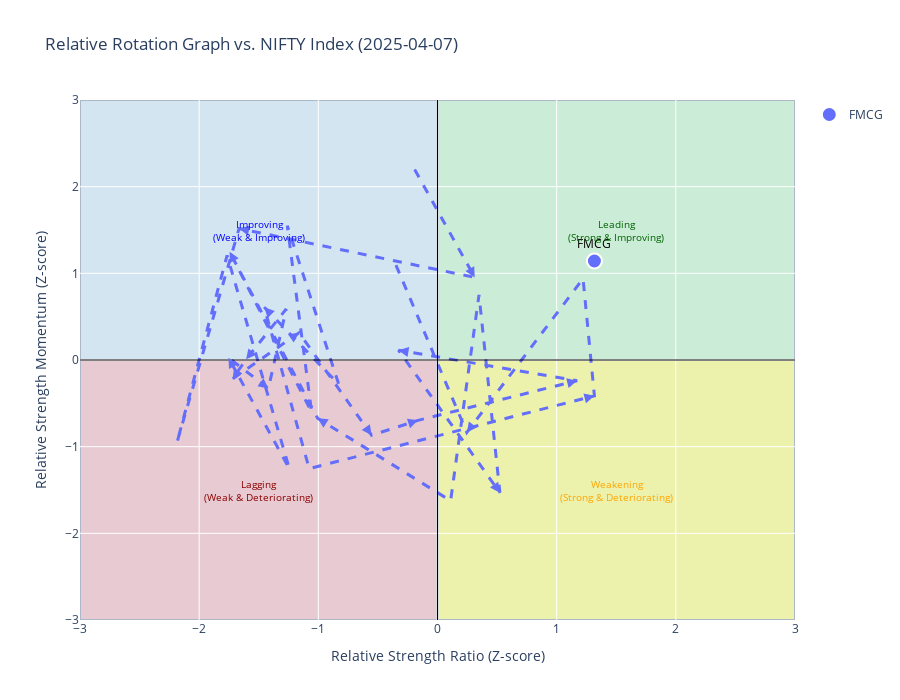

Here is the notebook cell this chart was saved with:
### Code cell
import pandas as pd
import numpy as np
import plotly.graph_objects as go
from scipy.stats import zscore
import plotly.express as px

# Load the Excel data
df = pd.read_excel("rrg_sectoral.xlsx", parse_dates=["DATES"], index_col="DATES")

# Define sectors and benchmark
sectors = ["FMCG"]
#sectors = ["Auto", "Bank", "Chemicals", "Consumer Durables", "FMCG", "Healthcare", "Pharma", "IT", "Metal"]
benchmark = "NIFTY Index"
slice_window = 5
# Calculate Relative Strength Ratio (price of sector / price of benchmark)
rs_ratios = df[sectors].div(df[benchmark], axis=0)
short_period = 5
rs_ratios =rs_ratios.iloc[::slice_window]
rs_momentum = (rs_ratios / rs_ratios.shift(short_period) - 1) * 100
rs_momentum = rs_momentum.iloc[::slice_window]
rolling_window = 12

rs_ratios_normalized = rs_ratios.rolling(window=rolling_window).apply(
    lambda x: (x.iloc[-1] - x.mean()) / x.std() if len(x.dropna()) > 1 else 0
)
# Chop off the in-betweens: keep only points at each 7-day interval, starting from the latest date backwards
# rs_ratios_normalized = rs_ratios_normalized.iloc[::-1].iloc[::7].iloc[::-1]
# rs_ratios_normalized = rs_ratios_normalized.iloc[::slice_window]  # Reverse, slice every 7th, reverse back
print(rs_ratios_normalized)
rs_momentum_normalized = rs_momentum.rolling(window=rolling_window).apply(
    lambda x: (x.iloc[-1] - x.mean()) / x.std() if len(x.dropna()) > 1 else 0
)
# Chop off the in-betweens: keep only points at each 7-day interval, starting from the latest date backwards
# rs_momentum_normalized = rs_momentum_normalized.iloc[::-1].iloc[::7].iloc[::-1]
# rs_momentum_normalized = rs_momentum_normalized.iloc[::slice_window]
# Select the latest date for the plot
target_date = rs_momentum_normalized.index[-1]
rs_ratios_latest = rs_ratios_normalized.loc[target_date]
rs_momentum_latest = rs_momentum_normalized.loc[target_date]

# Create the RRG plot
fig = go.Figure()

# Define colors for sectors to ensure distinct visuals
colors = px.colors.qualitative.Plotly[:len(sectors)]

# Plot scatter points and tails for each sector
for sector, color in zip(sectors, colors):
    # Tail: Plot the last 21 days (approx. 1 month) for trend
    tail_length = 30
    tail_data_rs = rs_ratios_normalized[sector][-tail_length:].dropna()
    tail_data_momentum = rs_momentum_normalized[sector][-tail_length:].dropna()
    
    if len(tail_data_rs) > 1:
        # Plot the tail line
        fig.add_trace(
            go.Scatter(
                x=tail_data_rs,
                y=tail_data_momentum,
                mode="lines",
                line=dict(color=color, width=3, dash="dash"),
                showlegend=False,
                name=f"{sector}_tail"
            )
        )
        
        # Add arrows along the path to show direction
        # Calculate arrow positions (every few points along the tail)
        arrow_interval = max(1,0)  # Show ~5 arrows max
        
        for i in range(arrow_interval, len(tail_data_rs), arrow_interval):
            if i < len(tail_data_rs) - 1:
                # Current and next points
                x1, y1 = tail_data_rs.iloc[i-1], tail_data_momentum.iloc[i-1]
                x2, y2 = tail_data_rs.iloc[i], tail_data_momentum.iloc[i]
                
                # Calculate arrow direction
                dx = x2 - x1
                dy = y2 - y1
                
                # Normalize arrow length
                arrow_length = 0.1
                if dx != 0 or dy != 0:
                    length = np.sqrt(dx**2 + dy**2)
                    if length > 0:
                        dx_norm = (dx / length) * arrow_length
                        dy_norm = (dy / length) * arrow_length
                        
                        # Add arrow annotation
                        fig.add_annotation(
                            x=x2,
                            y=y2,
                            ax=x2 - dx_norm,
                            ay=y2 - dy_norm,
                            xref="x",
                            yref="y",
                            axref="x",
                            ayref="y",
                            showarrow=True,
                            arrowhead=2,
                            arrowsize=1,
                            arrowwidth=2,
                            arrowcolor=color,
                            bgcolor="rgba(0,0,0,0)",
                            bordercolor="rgba(0,0,0,0)"
                        )
    
    # Scatter point for the latest date (current position)
    fig.add_trace(
        go.Scatter(
            x=[rs_ratios_latest[sector]],
            y=[rs_momentum_latest[sector]],
            mode="markers+text",
            name=sector,
            marker=dict(size=15, color=color, symbol="circle", 
                       line=dict(width=2, color="white")),
            text=[sector],
            textposition="top center",
            textfont=dict(size=12, color="black")
        )
    )
    
    # Add a larger arrow at the very end to show most recent direction
    if len(tail_data_rs) > 1:
        # Last two points for final direction
        x1, y1 = tail_data_rs.iloc[-2], tail_data_momentum.iloc[-2]
        x2, y2 = tail_data_rs.iloc[-1], tail_data_momentum.iloc[-1]
        
        dx = x2 - x1
        dy = y2 - y1
        
        if dx != 0 or dy != 0:
            length = np.sqrt(dx**2 + dy**2)
            if length > 0:
                arrow_length = 0.15
                dx_norm = (dx / length) * arrow_length
                dy_norm = (dy / length) * arrow_length
                
                fig.add_annotation(
                    x=x2,
                    y=y2,
                    ax=x2 - dx_norm,
                    ay=y2 - dy_norm,
                    xref="x",
                    yref="y",
                    axref="x",
                    ayref="y",
                    showarrow=True,
                    arrowhead=3,
                    arrowsize=2,
                    arrowwidth=3,
                    arrowcolor=color,
                    bgcolor="rgba(0,0,0,0)",
                    bordercolor="rgba(0,0,0,0)"
                )

# Add quadrant lines and background colors
fig.add_shape(type="line", x0=0, y0=-3, x1=0, y1=3, line=dict(color="black", width=1))
fig.add_shape(type="line", x0=-3, y0=0, x1=3, y1=0, line=dict(color="black", width=1))

# Add colored quadrant backgrounds
fig.add_shape(type="rect", x0=0, y0=0, x1=3, y1=3, fillcolor="lightgreen", opacity=0.3, layer="below")
fig.add_shape(type="rect", x0=0, y0=0, x1=3, y1=-3, fillcolor="yellow", opacity=0.3, layer="below")
fig.add_shape(type="rect", x0=0, y0=0, x1=-3, y1=-3, fillcolor="lightcoral", opacity=0.3, layer="below")
fig.add_shape(type="rect", x0=0, y0=0, x1=-3, y1=3, fillcolor="lightblue", opacity=0.3, layer="below")

# Add quadrant labels
fig.add_annotation(x=1.5, y=1.5, text="Leading<br>(Strong & Improving)", 
                  showarrow=False, font=dict(size=10, color="darkgreen"))
fig.add_annotation(x=1.5, y=-1.5, text="Weakening<br>(Strong & Deteriorating)", 
                  showarrow=False, font=dict(size=10, color="orange"))
fig.add_annotation(x=-1.5, y=-1.5, text="Lagging<br>(Weak & Deteriorating)", 
                  showarrow=False, font=dict(size=10, color="darkred"))
fig.add_annotation(x=-1.5, y=1.5, text="Improving<br>(Weak & Improving)", 
                  showarrow=False, font=dict(size=10, color="blue"))

# Update layout
fig.update_layout(
    title=f"Relative Rotation Graph vs. {benchmark} ({target_date.strftime('%Y-%m-%d')})",
    xaxis_title="Relative Strength Ratio (Z-score)",
    yaxis_title="Relative Strength Momentum (Z-score)",
    showlegend=True,
    width=900,
    height=700,
    xaxis=dict(range=[-3, 3], zeroline=True),
    yaxis=dict(range=[-3, 3], zeroline=True)
)

# Show plot
fig.show()
#curvature and toggle , application

### Figure 1 — Plotly figure (JSON) as saved in the notebook; plotly's stock layout.template omitted (floating-point values rounded to 4 significant figures)
{"data": [{"line": {"color": "#636EFA", "dash": "dash", "width": 3}, "mode": "lines", "name": "FMCG_tail", "showlegend": false, "type": "scatter", "x": [-0.1919, 0.3122, -1.665, -2.187, -1.766, -1.243, -1.754, -1.419, -1.27, -1.606, -1.72, -1.162, -0.5531, -0.1634, 1.172, -0.3271, 0.5237, 0.3482, 0.1101, -1.006, -1.744, -1.056, -1.261, -0.8285, -1.454, -1.077, 1.317, 1.221, 0.2461, -0.3631], "y": [2.198, 0.9532, 1.517, -0.9536, 1.206, -1.256, 0.02542, -0.3277, 0.5881, 0.007461, -0.2178, 0.3147, -0.8677, -0.6966, -0.2385, 0.112, -1.531, 0.7506, -1.624, -0.6711, 1.248, -0.6025, 1.551, -0.281, 0.6089, -1.254, -0.4132, 0.939, -0.8354, 1.142]}, {"marker": {"color": "#636EFA", "line": {"color": "white", "width": 2}, "size": 15, "symbol": "circle"}, "mode": "markers+text", "name": "FMCG", "text": ["FMCG"], "textfont": {"color": "black", "size": 12}, "textposition": "top center", "type": "scatter", "x": [1.317], "y": [1.142]}], "layout": {"annotations": [{"arrowcolor": "#636EFA", "arrowhead": 2, "arrowsize": 1, "arrowwidth": 2, "ax": 0.2746, "axref": "x", "ay": 1.046, "ayref": "y", "bgcolor": "rgba(0,0,0,0)", "bordercolor": "rgba(0,0,0,0)", "showarrow": true, "x": 0.3122, "xref": "x", "y": 0.9532, "yref": "y"}, {"arrowcolor": "#636EFA", "arrowhead": 2, "arrowsize": 1, "arrowwidth": 2, "ax": -1.569, "axref": "x", "ay": 1.49, "ayref": "y", "bgcolor": "rgba(0,0,0,0)", "bordercolor": "rgba(0,0,0,0)", "showarrow": true, "x": -1.665, "xref": "x", "y": 1.517, "yref": "y"}, {"arrowcolor": "#636EFA", "arrowhead": 2, "arrowsize": 1, "arrowwidth": 2, "ax": -2.166, "axref": "x", "ay": -0.8558, "ayref": "y", "bgcolor": "rgba(0,0,0,0)", "bordercolor": "rgba(0,0,0,0)", "showarrow": true, "x": -2.187, "xref": "x", "y": -0.9536, "yref": "y"}, {"arrowcolor": "#636EFA", "arrowhead": 2, "arrowsize": 1, "arrowwidth": 2, "ax": -1.785, "axref": "x", "ay": 1.108, "ayref": "y", "bgcolor": "rgba(0,0,0,0)", "bordercolor": "rgba(0,0,0,0)", "showarrow": true, "x": -1.766, "xref": "x", "y": 1.206, "yref": "y"}, {"arrowcolor": "#636EFA", "arrowhead": 2, "arrowsize": 1, "arrowwidth": 2, "ax": -1.263, "axref": "x", "ay": -1.159, "ayref": "y", "bgcolor": "rgba(0,0,0,0)", "bordercolor": "rgba(0,0,0,0)", "showarrow": true, "x": -1.243, "xref": "x", "y": -1.256, "yref": "y"}, {"arrowcolor": "#636EFA", "arrowhead": 2, "arrowsize": 1, "arrowwidth": 2, "ax": -1.717, "axref": "x", "ay": -0.06747, "ayref": "y", "bgcolor": "rgba(0,0,0,0)", "bordercolor": "rgba(0,0,0,0)", "showarrow": true, "x": -1.754, "xref": "x", "y": 0.02542, "yref": "y"}, {"arrowcolor": "#636EFA", "arrowhead": 2, "arrowsize": 1, "arrowwidth": 2, "ax": -1.488, "axref": "x", "ay": -0.2551, "ayref": "y", "bgcolor": "rgba(0,0,0,0)", "bordercolor": "rgba(0,0,0,0)", "showarrow": true, "x": -1.419, "xref": "x", "y": -0.3277, "yref": "y"}, {"arrowcolor": "#636EFA", "arrowhead": 2, "arrowsize": 1, "arrowwidth": 2, "ax": -1.286, "axref": "x", "ay": 0.4894, "ayref": "y", "bgcolor": "rgba(0,0,0,0)", "bordercolor": "rgba(0,0,0,0)", "showarrow": true, "x": -1.27, "xref": "x", "y": 0.5881, "yref": "y"}, {"arrowcolor": "#636EFA", "arrowhead": 2, "arrowsize": 1, "arrowwidth": 2, "ax": -1.556, "axref": "x", "ay": 0.09399, "ayref": "y", "bgcolor": "rgba(0,0,0,0)", "bordercolor": "rgba(0,0,0,0)", "showarrow": true, "x": -1.606, "xref": "x", "y": 0.007461, "yref": "y"}, {"arrowcolor": "#636EFA", "arrowhead": 2, "arrowsize": 1, "arrowwidth": 2, "ax": -1.675, "axref": "x", "ay": -0.1286, "ayref": "y", "bgcolor": "rgba(0,0,0,0)", "bordercolor": "rgba(0,0,0,0)", "showarrow": true, "x": -1.72, "xref": "x", "y": -0.2178, "yref": "y"}, {"arrowcolor": "#636EFA", "arrowhead": 2, "arrowsize": 1, "arrowwidth": 2, "ax": -1.234, "axref": "x", "ay": 0.2456, "ayref": "y", "bgcolor": "rgba(0,0,0,0)", "bordercolor": "rgba(0,0,0,0)", "showarrow": true, "x": -1.162, "xref": "x", "y": 0.3147, "yref": "y"}, {"arrowcolor": "#636EFA", "arrowhead": 2, "arrowsize": 1, "arrowwidth": 2, "ax": -0.5989, "axref": "x", "ay": -0.7788, "ayref": "y", "bgcolor": "rgba(0,0,0,0)", "bordercolor": "rgba(0,0,0,0)", "showarrow": true, "x": -0.5531, "xref": "x", "y": -0.8677, "yref": "y"}, {"arrowcolor": "#636EFA", "arrowhead": 2, "arrowsize": 1, "arrowwidth": 2, "ax": -0.2549, "axref": "x", "ay": -0.7368, "ayref": "y", "bgcolor": "rgba(0,0,0,0)", "bordercolor": "rgba(0,0,0,0)", "showarrow": true, "x": -0.1634, "xref": "x", "y": -0.6966, "yref": "y"}, {"arrowcolor": "#636EFA", "arrowhead": 2, "arrowsize": 1, "arrowwidth": 2, "ax": 1.077, "axref": "x", "ay": -0.2709, "ayref": "y", "bgcolor": "rgba(0,0,0,0)", "bordercolor": "rgba(0,0,0,0)", "showarrow": true, "x": 1.172, "xref": "x", "y": -0.2385, "yref": "y"}, {"arrowcolor": "#636EFA", "arrowhead": 2, "arrowsize": 1, "arrowwidth": 2, "ax": -0.2297, "axref": "x", "ay": 0.08925, "ayref": "y", "bgcolor": "rgba(0,0,0,0)", "bordercolor": "rgba(0,0,0,0)", "showarrow": true, "x": -0.3271, "xref": "x", "y": 0.112, "yref": "y"}, {"arrowcolor": "#636EFA", "arrowhead": 2, "arrowsize": 1, "arrowwidth": 2, "ax": 0.4778, "axref": "x", "ay": -1.442, "ayref": "y", "bgcolor": "rgba(0,0,0,0)", "bordercolor": "rgba(0,0,0,0)", "showarrow": true, "x": 0.5237, "xref": "x", "y": -1.531, "yref": "y"}, {"arrowcolor": "#636EFA", "arrowhead": 2, "arrowsize": 1, "arrowwidth": 2, "ax": 0.3559, "axref": "x", "ay": 0.6509, "ayref": "y", "bgcolor": "rgba(0,0,0,0)", "bordercolor": "rgba(0,0,0,0)", "showarrow": true, "x": 0.3482, "xref": "x", "y": 0.7506, "yref": "y"}, {"arrowcolor": "#636EFA", "arrowhead": 2, "arrowsize": 1, "arrowwidth": 2, "ax": 0.1201, "axref": "x", "ay": -1.525, "ayref": "y", "bgcolor": "rgba(0,0,0,0)", "bordercolor": "rgba(0,0,0,0)", "showarrow": true, "x": 0.1101, "xref": "x", "y": -1.624, "yref": "y"}, {"arrowcolor": "#636EFA", "arrowhead": 2, "arrowsize": 1, "arrowwidth": 2, "ax": -0.9304, "axref": "x", "ay": -0.736, "ayref": "y", "bgcolor": "rgba(0,0,0,0)", "bordercolor": "rgba(0,0,0,0)", "showarrow": true, "x": -1.006, "xref": "x", "y": -0.6711, "yref": "y"}, {"arrowcolor": "#636EFA", "arrowhead": 2, "arrowsize": 1, "arrowwidth": 2, "ax": -1.709, "axref": "x", "ay": 1.155, "ayref": "y", "bgcolor": "rgba(0,0,0,0)", "bordercolor": "rgba(0,0,0,0)", "showarrow": true, "x": -1.744, "xref": "x", "y": 1.248, "yref": "y"}, {"arrowcolor": "#636EFA", "arrowhead": 2, "arrowsize": 1, "arrowwidth": 2, "ax": -1.091, "axref": "x", "ay": -0.5088, "ayref": "y", "bgcolor": "rgba(0,0,0,0)", "bordercolor": "rgba(0,0,0,0)", "showarrow": true, "x": -1.056, "xref": "x", "y": -0.6025, "yref": "y"}, {"arrowcolor": "#636EFA", "arrowhead": 2, "arrowsize": 1, "arrowwidth": 2, "ax": -1.251, "axref": "x", "ay": 1.451, "ayref": "y", "bgcolor": "rgba(0,0,0,0)", "bordercolor": "rgba(0,0,0,0)", "showarrow": true, "x": -1.261, "xref": "x", "y": 1.551, "yref": "y"}, {"arrowcolor": "#636EFA", "arrowhead": 2, "arrowsize": 1, "arrowwidth": 2, "ax": -0.8514, "axref": "x", "ay": -0.1837, "ayref": "y", "bgcolor": "rgba(0,0,0,0)", "bordercolor": "rgba(0,0,0,0)", "showarrow": true, "x": -0.8285, "xref": "x", "y": -0.281, "yref": "y"}, {"arrowcolor": "#636EFA", "arrowhead": 2, "arrowsize": 1, "arrowwidth": 2, "ax": -1.396, "axref": "x", "ay": 0.5271, "ayref": "y", "bgcolor": "rgba(0,0,0,0)", "bordercolor": "rgba(0,0,0,0)", "showarrow": true, "x": -1.454, "xref": "x", "y": 0.6089, "yref": "y"}, {"arrowcolor": "#636EFA", "arrowhead": 2, "arrowsize": 1, "arrowwidth": 2, "ax": -1.097, "axref": "x", "ay": -1.156, "ayref": "y", "bgcolor": "rgba(0,0,0,0)", "bordercolor": "rgba(0,0,0,0)", "showarrow": true, "x": -1.077, "xref": "x", "y": -1.254, "yref": "y"}, {"arrowcolor": "#636EFA", "arrowhead": 2, "arrowsize": 1, "arrowwidth": 2, "ax": 1.222, "axref": "x", "ay": -0.4463, "ayref": "y", "bgcolor": "rgba(0,0,0,0)", "bordercolor": "rgba(0,0,0,0)", "showarrow": true, "x": 1.317, "xref": "x", "y": -0.4132, "yref": "y"}, {"arrowcolor": "#636EFA", "arrowhead": 2, "arrowsize": 1, "arrowwidth": 2, "ax": 1.228, "axref": "x", "ay": 0.8392, "ayref": "y", "bgcolor": "rgba(0,0,0,0)", "bordercolor": "rgba(0,0,0,0)", "showarrow": true, "x": 1.221, "xref": "x", "y": 0.939, "yref": "y"}, {"arrowcolor": "#636EFA", "arrowhead": 2, "arrowsize": 1, "arrowwidth": 2, "ax": 0.2943, "axref": "x", "ay": -0.7478, "ayref": "y", "bgcolor": "rgba(0,0,0,0)", "bordercolor": "rgba(0,0,0,0)", "showarrow": true, "x": 0.2461, "xref": "x", "y": -0.8354, "yref": "y"}, {"arrowcolor": "#636EFA", "arrowhead": 3, "arrowsize": 2, "arrowwidth": 3, "ax": -0.3189, "axref": "x", "ay": 0.9991, "ayref": "y", "bgcolor": "rgba(0,0,0,0)", "bordercolor": "rgba(0,0,0,0)", "showarrow": true, "x": -0.3631, "xref": "x", "y": 1.142, "yref": "y"}, {"font": {"color": "darkgreen", "size": 10}, "showarrow": false, "text": "Leading<br>(Strong & Improving)", "x": 1.5, "y": 1.5}, {"font": {"color": "orange", "size": 10}, "showarrow": false, "text": "Weakening<br>(Strong & Deteriorating)", "x": 1.5, "y": -1.5}, {"font": {"color": "darkred", "size": 10}, "showarrow": false, "text": "Lagging<br>(Weak & Deteriorating)", "x": -1.5, "y": -1.5}, {"font": {"color": "blue", "size": 10}, "showarrow": false, "text": "Improving<br>(Weak & Improving)", "x": -1.5, "y": 1.5}], "height": 700, "shapes": [{"line": {"color": "black", "width": 1}, "type": "line", "x0": 0, "x1": 0, "y0": -3, "y1": 3}, {"line": {"color": "black", "width": 1}, "type": "line", "x0": -3, "x1": 3, "y0": 0, "y1": 0}, {"fillcolor": "lightgreen", "layer": "below", "opacity": 0.3, "type": "rect", "x0": 0, "x1": 3, "y0": 0, "y1": 3}, {"fillcolor": "yellow", "layer": "below", "opacity": 0.3, "type": "rect", "x0": 0, "x1": 3, "y0": 0, "y1": -3}, {"fillcolor": "lightcoral", "layer": "below", "opacity": 0.3, "type": "rect", "x0": 0, "x1": -3, "y0": 0, "y1": -3}, {"fillcolor": "lightblue", "layer": "below", "opacity": 0.3, "type": "rect", "x0": 0, "x1": -3, "y0": 0, "y1": 3}], "showlegend": true, "title": {"text": "Relative Rotation Graph vs. NIFTY Index (2025-04-07)"}, "width": 900, "xaxis": {"range": [-3, 3], "title": {"text": "Relative Strength Ratio (Z-score)"}, "zeroline": true}, "yaxis": {"range": [-3, 3], "title": {"text": "Relative Strength Momentum (Z-score)"}, "zeroline": true}}}
